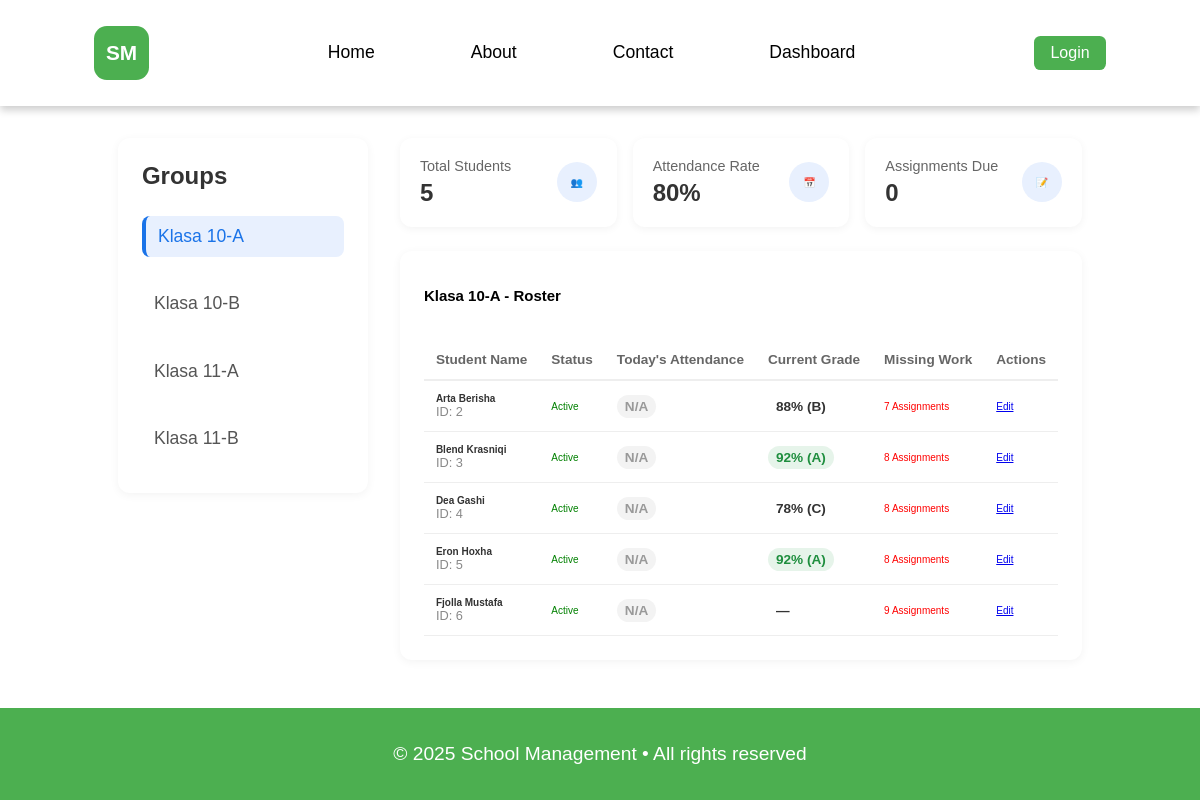
The page /admin/adminDashboard.php on the database its author committed.
### tables this page shows
CREATE TABLE Groups(
    GroupID INT AUTO_INCREMENT PRIMARY KEY,
    GroupName VARCHAR(100) NOT NULL,
    Description TEXT
);

CREATE TABLE Users(
    UsersID INT AUTO_INCREMENT PRIMARY KEY,
    Name VARCHAR(100) NOT NULL,
    Email VARCHAR(100) NOT NULL UNIQUE,
    Password VARCHAR(255) NOT NULL,
    Role ENUM('Admin', 'Student') NOT NULL DEFAULT 'Student',
    CreatedAt TIMESTAMP DEFAULT CURRENT_TIMESTAMP
);

### admin/adminDashboard.php (the view, shortened to what this page needs)
<?php
include '../config/database.php';
$selectedGroup = isset($_GET['group']) ? (int)$_GET['group'] : 0;
$groupsResult = $connection->query("SELECT GroupID, GroupName FROM Groups ORDER BY GroupName ASC");
$groups = [];
while ($g = $groupsResult->fetch_assoc()) {
    $groups[] = $g;
}
if ($selectedGroup === 0 && count($groups) > 0) {
    $selectedGroup = (int)$groups[0]['GroupID'];
}
$currentGroupName = 'No Group';
foreach ($groups as $g) {
    if ((int)$g['GroupID'] === $selectedGroup) {
        $currentGroupName = $g['GroupName'];
        break;
    }
}
$stmt = $connection->prepare("SELECT COUNT(*) as total FROM Student_Groups WHERE GroupID = ?");
$stmt->bind_param('i', $selectedGroup);
$stmt->execute();
$totalStudents = $stmt->get_result()->fetch_assoc()['total'];
$stmt = $connection->prepare("SELECT COUNT(*) as total FROM Assignments WHERE GroupID = ? AND DueDate >= CURDATE()");
$stmt->bind_param('i', $selectedGroup);
$stmt->execute();
$assignmentsDue = $stmt->get_result()->fetch_assoc()['total'];
$attendanceRate = 0;
$attQuery = "
    SELECT
        COUNT(*) as total,
        SUM(CASE WHEN a.Status = 'Present' THEN 1 ELSE 0 END) as present
    FROM Attendance a
    JOIN Student_Groups sg ON a.UsersID = sg.UsersID
    WHERE sg.GroupID = ?
";
$stmt = $connection->prepare($attQuery);
$stmt->bind_param('i', $selectedGroup);
$stmt->execute();
$attRow = $stmt->get_result()->fetch_assoc();
if ($attRow['total'] > 0) {
    $attendanceRate = round(($attRow['present'] / $attRow['total']) * 100);
}
$studentsQuery = "
    SELECT u.UsersID, u.Name,
           (SELECT AVG(sub.Grade) FROM Submissions sub WHERE sub.UsersID = u.UsersID AND sub.Grade IS NOT NULL) as AvgGrade,
           (SELECT COUNT(*) FROM Assignments asn
            JOIN Student_Groups sg2 ON sg2.GroupID = asn.GroupID
            WHERE sg2.UsersID = u.UsersID
              AND asn.AssignmentID NOT IN (
                  SELECT s.AssignmentID FROM Submissions s WHERE s.UsersID = u.UsersID AND s.Status IN ('Submitted','Graded')
              )
           ) as MissingWork
    FROM Users u
    JOIN Student_Groups sg ON u.UsersID = sg.UsersID
    WHERE sg.GroupID = ? AND u.Role = 'Student'
    ORDER BY u.Name ASC
";
$stmt = $connection->prepare($studentsQuery);
$stmt->bind_param('i', $selectedGroup);
$stmt->execute();
$studentsResult = $stmt->get_result();
$today = date('Y-m-d');
function getLetterGrade($pct) {
    if ($pct === null) return ['—', ''];
    $pct = round($pct);
    if ($pct >= 90) return [$pct . '% (A)', 'grade-a'];
    if ($pct >= 80) return [$pct . '% (B)', 'grade-b'];
    if ($pct >= 70) return [$pct . '% (C)', 'grade-c'];
    return [$pct . '% (F)', 'grade-f'];
}
?>
<!DOCTYPE html>
<html lang="en">
<head>
    <link rel="stylesheet" href="../CSS/Global.css">
    <link rel="stylesheet" href="css/adminDashboard.css">
</head>
<body>
    <div id="app-header"></div>
    <main class="dashboard-container">
        <aside class="class-sidebar">
            <h3>Groups</h3>
            <ul class="period-list">
                <?php foreach ($groups as $g): ?>
                    <li class="period-item <?php echo ((int)$g['GroupID'] === $selectedGroup) ? 'active' : ''; ?>">
                        <a href="adminDashboard.php?group=<?php echo $g['GroupID']; ?>">
                            <?php echo htmlspecialchars($g['GroupName']); ?>
                        </a>
                    </li>
                <?php endforeach; ?>
            </ul>
        </aside>
        <div class="dashboard-main">
            <div class="stats-bar">
                <div class="stat-card">
                    <div class="stat-info">
                        <h4>Total Students</h4>
                        <p><?php echo $totalStudents; ?></p>
                    </div>
                    <div class="stat-icon">👥</div>
                </div>
                <div class="stat-card">
                    <div class="stat-info">
                        <h4>Attendance Rate</h4>
                        <p><?php echo $attendanceRate; ?>%</p>
                    </div>
                    <div class="stat-icon">📅</div>
                </div>
                <div class="stat-card">
                    <div class="stat-info">
                        <h4>Assignments Due</h4>
                        <p><?php echo $assignmentsDue; ?></p>
                    </div>
                    <div class="stat-icon">📝</div>
                </div>
            </div>
            <section class="roster-section">
                <div class="section-header">
                    <h2><?php echo htmlspecialchars($currentGroupName); ?> - Roster</h2>
                </div>
                <table class="student-table">
                    <thead>
                        <tr>
                            <th>Student Name</th>
                            <th>Status</th>
                            <th>Today's Attendance</th>
                            <th>Current Grade</th>
                            <th>Missing Work</th>
                            <th>Actions</th>
                        </tr>
                    </thead>
                    <tbody>
                        <?php while ($student = $studentsResult->fetch_assoc()):
                            $avgGrade = $student['AvgGrade'];
                            $status = 'Active';
                            $statusColor = 'green';
                            $attStmt = $connection->prepare("
                                SELECT a.Status FROM Attendance a
                                JOIN Schedules sch ON a.ScheduleID = sch.ScheduleID
                                WHERE a.UsersID = ? AND a.Date = ? AND sch.GroupID = ?
                                LIMIT 1
                            ");
                            $attStmt->bind_param('isi', $student['UsersID'], $today, $selectedGroup);
                            $attStmt->execute();
                            $attRes = $attStmt->get_result()->fetch_assoc();
                            $todayAtt = $attRes ? $attRes['Status'] : 'N/A';
                            $attClass = strtolower($todayAtt);
                            list($gradeText, $gradeClass) = getLetterGrade($avgGrade);
                            $missing = (int)$student['MissingWork'];
                            $missingText = $missing > 0 ? $missing . ' Assignment' . ($missing > 1 ? 's' : '') : 'None';
                            $missingColor = $missing > 0 ? 'red' : 'inherit';
                        ?>
                        <tr>
                            <td data-label="Student Name">
                                <strong><?php echo htmlspecialchars($student['Name']); ?></strong><br>
                                <span style="font-size: 0.8rem; color: #888;">ID: <?php echo $student['UsersID']; ?></span>
                            </td>
                            <td data-label="Status"><span style="color: <?php echo $statusColor; ?>;"><?php echo $status; ?></span></td>
                            <td data-label="Today's Attendance">
                                <span class="attendance-toggle <?php echo $attClass; ?>"><?php echo $todayAtt; ?></span>
                            </td>
                            <td data-label="Current Grade"><span class="grade-badge <?php echo $gradeClass; ?>"><?php echo $gradeText; ?></span></td>
                            <td data-label="Missing Work"><span style="color: <?php echo $missingColor; ?>;"><?php echo $missingText; ?></span></td>
                            <td data-label="Actions"><a href="edit.php?UsersID=<?php echo $student['UsersID']; ?>">Edit</a></td>
                        </tr>
                        <?php endwhile; ?>
                    </tbody>
                </table>
            </section>
        </div>
    </main>
    <div id="app-footer"></div>
</body>
</html>

### CSS/Global.css (style rules this page uses)
body { font-size: 62.5%; font-family: Arial, sans-serif; margin: 0; padding: 0; min-height: 100vh; display: flex; flex-direction: column; }
main { flex: 1; }

### admin/css/adminDashboard.css (style rules this page uses)
.dashboard-container { max-width: 1200px; margin: 2rem auto; padding: 0 1rem; display: grid; grid-template-columns: 250px 1fr; gap: 2rem; }
.class-sidebar { background: white; border-radius: 12px; padding: 1.5rem; box-shadow: 0 2px 10px rgba(0,0,0,0.05); height: fit-content; }
.class-sidebar h3 { margin-top: 0; color: #333; font-size: 1.5rem; margin-bottom: 1rem; }
.period-list { list-style: none; padding: 0; }
.period-item { margin-bottom: 8px; border-radius: 8px; transition: background 0.2s; color: #555; font-weight: 500; font-size: 1.1rem; margin-top: 1.65rem; }
.period-item a { display: block; width: 100%; padding: 10px 12px; color: inherit; text-decoration: none; }
.period-item.active { background-color: #e8f0fe; color: #1a73e8; border-left: 4px solid #1a73e8; }
.dashboard-main { display: flex; flex-direction: column; gap: 1.5rem; }
.stats-bar { display: grid; grid-template-columns: repeat(auto-fit, minmax(180px, 1fr)); gap: 1rem; }
.stat-card { background: white; padding: 1.25rem; border-radius: 12px; box-shadow: 0 2px 8px rgba(0,0,0,0.05); display: flex; align-items: center; justify-content: space-between; }
.stat-info h4 { margin: 0; color: #666; font-size: 0.9rem; font-weight: normal; }
.stat-info p { margin: 5px 0 0 0; font-size: 1.5rem; font-weight: bold; color: #333; }
.stat-icon { width: 40px; height: 40px; background: #e8f0fe; border-radius: 50%; display: flex; align-items: center; justify-content: center; color: #1a73e8; }
.roster-section { background: white; border-radius: 12px; padding: 1.5rem; box-shadow: 0 2px 10px rgba(0,0,0,0.05); }
.section-header { display: flex; justify-content: space-between; align-items: center; margin-bottom: 1.5rem; }
.student-table { width: 100%; border-collapse: collapse; }
.student-table th { text-align: left; padding: 12px; color: #666; font-size: 0.85rem; border-bottom: 2px solid #eee; }
.student-table td { padding: 12px; border-bottom: 1px solid #eee; color: #333; }
.grade-badge { padding: 4px 8px; border-radius: 12px; font-size: 0.85rem; font-weight: 600; }
.grade-a { background: #e6f4ea; color: #1e8e3e; }
.attendance-toggle { padding: 4px 8px; border-radius: 12px; font-size: 0.85rem; font-weight: 600; display: inline-block; background: #f3f3f3; color: #999; }

### rows shown on the page
groups: GroupName "Klasa 10-A"
groups: GroupName "Klasa 10-B"
groups: GroupName "Klasa 11-A"
groups: GroupName "Klasa 11-B"
users: Name "Arta Berisha", UsersID "2", status "Active", todayAtt "N/A", gradeText "88% (B)", missingText "7 Assignments"
users: Name "Blend Krasniqi", UsersID "3", status "Active", todayAtt "N/A", gradeText "92% (A)", missingText "8 Assignments"
users: Name "Dea Gashi", UsersID "4", status "Active", todayAtt "N/A", gradeText "78% (C)", missingText "8 Assignments"
users: Name "Eron Hoxha", UsersID "5", status "Active", todayAtt "N/A", gradeText "92% (A)", missingText "8 Assignments"
users: Name "Fjolla Mustafa", UsersID "6", status "Active", todayAtt "N/A", gradeText "—", missingText "9 Assignments"

### other values the page prints
$totalStudents "5"
$attendanceRate "80"
$assignmentsDue "0"
